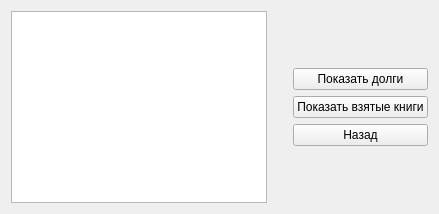
      <widget class="QWidget" name="information_about_reader_page">
       <layout class="QHBoxLayout" name="horizontalLayout_15">
        <item>
         <widget class="QTableView" name="information_about_reader_table_view"/>
        </item>
        <item>
         <layout class="QVBoxLayout" name="verticalLayout_22">
          <property name="sizeConstraint">
           <enum>QLayout::SetFixedSize</enum>
          </property>
          <property name="leftMargin">
           <number>20</number>
          </property>
          <item>
           <spacer name="verticalSpacer_33">
            <property name="orientation">
             <enum>Qt::Vertical</enum>
            </property>
            <property name="sizeHint" stdset="0">
             <size>
              <width>20</width>
              <height>40</height>
             </size>
            </property>
           </spacer>
          </item>
          <item>
           <widget class="QPushButton" name="show_debts_for_reader_btn">
            <property name="text">
             <string>Показать долги</string>
            </property>
           </widget>
          </item>
          <item>
           <widget class="QPushButton" name="show_taken_books_for_reader_btn">
            <property name="text">
             <string>Показать взятые книги</string>
            </property>
           </widget>
          </item>
          <item>
           <widget class="QPushButton" name="information_about_reader_back_btn">
            <property name="text">
             <string>Назад</string>
            </property>
           </widget>
          </item>
          <item>
           <spacer name="verticalSpacer_34">
            <property name="orientation">
             <enum>Qt::Vertical</enum>
            </property>
            <property name="sizeHint" stdset="0">
             <size>
              <width>20</width>
              <height>40</height>
             </size>
            </property>
           </spacer>
          </item>
         </layout>
        </item>
       </layout>
      </widget>
